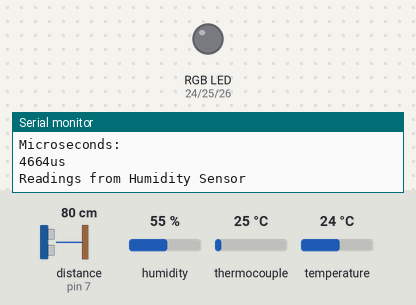
Simulated run of this sketch. Board: Arduino Mega 2560, built with avr-gcc and run on an emulated ATmega2560. Parts: an RGB LED mixed from three pins (HIGH = lit), the last lines printed to the serial monitor. The test bench sets the inputs (shaded band); at power-on: distance to the obstacle (sensor on pin 7) 80 cm, humidity 55 %, thermocouple 25 °C, temperature 24 °C. The echo pulse lasts 58.3 µs per cm; pins used as bus, display or sensor lines are not drawn.

Above: at 0.57 s.
At 2.1 s:
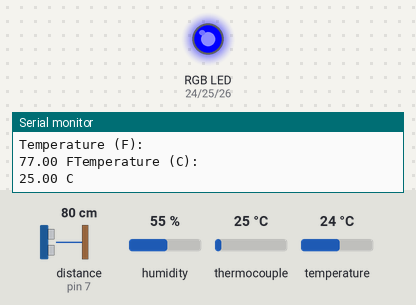
At 5.1 s:
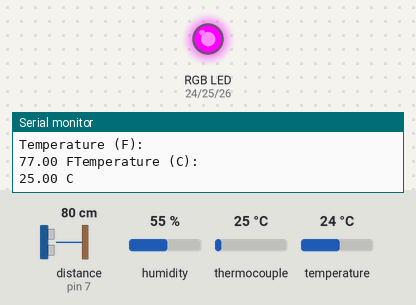
At 8.2 s:
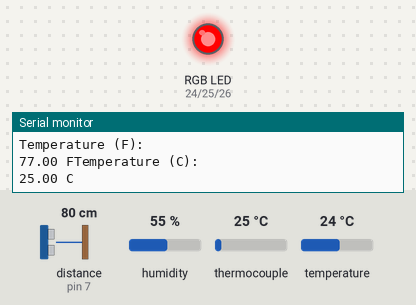
Timing chart, 0 to 12.4 s (numbered marks = the images above):
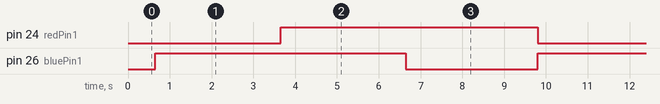

Measured:
- by itself, pin 24 (redPin1): alternates HIGH for 6.1 s and LOW for 3.0 s
- by itself, pin 26 (bluePin1): alternates HIGH for 6.0 s and LOW for 3.1 s
- by itself, everything shown: repeats every 9.1 s, in 3 steps

The sketch:

full_code.ino
```cpp
#include <SparkFun_Si7021_Breakout_Library.h>

#include <SPI.h>
#include "Adafruit_MAX31855.h"
#include <NewPing.h>
#include <Wire.h>

// thermo
// Default connection is using software SPI, but comment and uncomment one of
// the two examples below to switch between software SPI and hardware SPI:

// Example creating a thermocouple instance with software SPI on any three
// digital IO pins.
#define MAXDO   3
#define MAXCS   5
#define MAXCLK  2

// ping
#define TRIGGER_PIN 6
#define ECHO_PIN 7
#define MAX_DISTANCE 300
NewPing sonar(TRIGGER_PIN, ECHO_PIN, MAX_DISTANCE);

//LED lights

//LED 1
int redPin1 = 24;
int greenPin1 = 25;
int bluePin1 = 26;

//LED 2
int redPin2 = 5;
int greenPin2 = 6;
int bluePin2 = 7;

//LED 3
int redPin3 = 9;
int greenPin3 = 10;
int bluePin3 = 11;

//LED 4
int redPin4 = 13;
int greenPin4 = 14;
int bluePin4 = 15;

//LED 5
int redPin5 = 17;
int greenPin5 = 18;
int bluePin5 = 19;

// humidity
float humidity = 0;
float tempf = 0;

int power = A3;
int GND = A2;

Weather sensor;

// initialize the Thermocouple
Adafruit_MAX31855 thermocouple(MAXCLK, MAXCS, MAXDO);

// Example creating a thermocouple instance with hardware SPI
// on a given CS pin.
//#define MAXCS   10
//Adafruit_MAX31855 thermocouple(MAXCS);

void setup(){
  Serial.begin(9600);
  pinMode(power, HIGH);
  pinMode(GND, OUTPUT);

  pinMode(redPin1, OUTPUT);
  pinMode(greenPin1, OUTPUT);
  pinMode(bluePin1, OUTPUT);

  digitalWrite(power, HIGH);
  digitalWrite(GND, LOW);
  sensor.begin();
  while (!Serial); // wait for Serial on Leonardo/Zero, etc

  Serial.println("MAX31855 test");
  // wait for MAX chip to stabilize
  delay(500);
}

void loop(){
  //Ping Sensor
  printPing();
  Serial.println();

  //Humidity Sensor
  printHumTemp();
  Serial.println();

  //Thermocouple
  printTemp();
  Serial.println();
  Serial.println();

  setColor(redPin1, greenPin1, bluePin1, 0, 0, 255); //red
  delay(3000);
  setColor(redPin1, greenPin1, bluePin1, 255, 0, 255); //purple
  delay(3000);
  setColor(redPin1, greenPin1, bluePin1, 255, 0, 0); //blue

  Serial.println();

  delay(3000);
}


//Ping sensor value display
void printPing(){
  Serial.println("Readings from Ping Sensor");

  //Pingin microseconds
  Serial.println("Microseconds: ");
  Serial.print(sonar.ping());
  Serial.print("us");
}

/*void getWeather(){
  humidity = sensor.getRH();
  tempf = sensor.getTempF();
}*/

//Humidity sensor value display
void printHumTemp(){
  Serial.println("Readings from Humidity Sensor");

  //Humidity in percent
  Serial.println("Humidity: ");
  Serial.print(sensor.getRH());
  Serial.print("%");

  //Temperature in Farenheit
  Serial.println("Temperature: ");
  Serial.print(sensor.getTempF());
  Serial.print(" F");
}

//Thermocouple value display
void printTemp(){
  Serial.println("Readings from Thermocouple");

  //Temperature in Farenheit
  Serial.println("Temperature (F): ");
  Serial.print(thermocouple.readFarenheit());
  Serial.print(" F");

  //Temperature in Celsius
  Serial.println("Temperature (C): ");
  Serial.print(thermocouple.readCelsius());
  Serial.print(" C");
}

//Sets pin color for LED
//Takes in the pin that will be lit
//Takes RGB values
void setColor(int redPin, int greenPin, int bluePin, int red, int green, int blue){
  //Write values to LED light
  analogWrite(redPin, red);
  analogWrite(greenPin, green);
  analogWrite(bluePin, blue);
}
```
